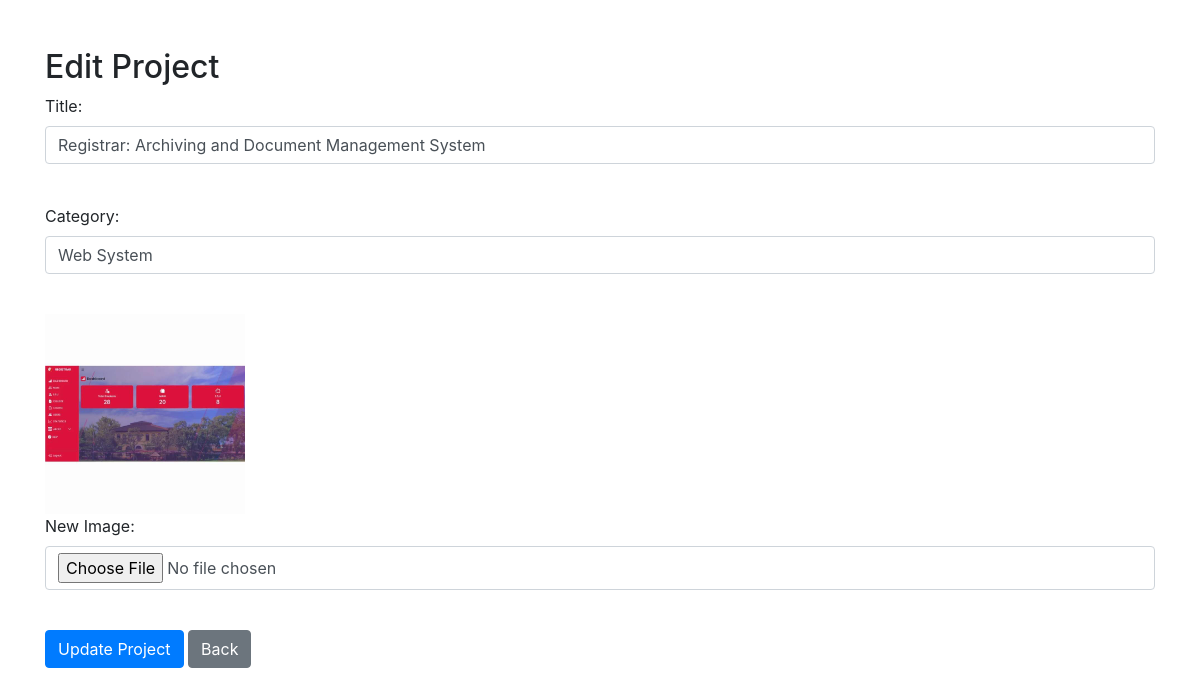
The app's page /admin/edit_project.php?id=21 (signed in) with its own data.
### tables this page shows
CREATE TABLE `projects` (
  `id` int(11) NOT NULL,
  `title` varchar(255) NOT NULL,
  `category` varchar(50) NOT NULL,
  `image_path` varchar(255) NOT NULL,
  `details` varchar(500) NOT NULL
);

### admin/edit_project.php (the view, shortened to what this page needs)
<?php
include('includes/config.php');
if (isset($_GET['id']) && !empty($_GET['id'])) {
    $projectId = $_GET['id'];
    $sql = "SELECT * FROM projects WHERE id = ?";
    $stmt = $con->prepare($sql);
    $stmt->bind_param("i", $projectId);
    $stmt->execute();
    $result = $stmt->get_result();
    $project = $result->fetch_assoc();
    ?>
    <!DOCTYPE html>
    <html lang="en">
    <head>
        <link href="https://maxcdn.bootstrapcdn.com/bootstrap/4.0.0/css/bootstrap.min.css" rel="stylesheet">
    </head>
    <body>
    <div class="container mt-5">
        <h2>Edit Project</h2>
        <form action="update_project.php" method="post" enctype="multipart/form-data">
<div class="form-group">
                 <label for="title">Title:</label>
            <input type="text" class="form-control" name="title" value="<?php echo $project['title']; ?>" required><br>
            </div>
            <div class="form-group">
                  <label for="category">Category:</label>
            <input type="text" class="form-control" name="category" value="<?php echo $project['category']; ?>" required><br>
                </div>
                 <img src="<?php echo $project['image_path']; ?>" alt="Existing Image" style="max-width: 200px; max-height: 200px;">
            <br>
                <div class="form-group">
                  <label for="new_image">New Image:</label>
            <input type="file" class="form-control"  name="new_image" accept="image/*">
                </div>
           <br>
            <button type="submit" class="btn btn-primary">Update Project</button>
            <button type="button" class="btn btn-secondary" onclick="history.back()">Back</button>
        </form>
    </div>
    </body>
    </html>
    <?php
} else {
    echo "Invalid project ID.";
}
?>

### records on screen
projects: title "Registrar: Archiving and Document Management System", category "Web System", image_path (picture)
